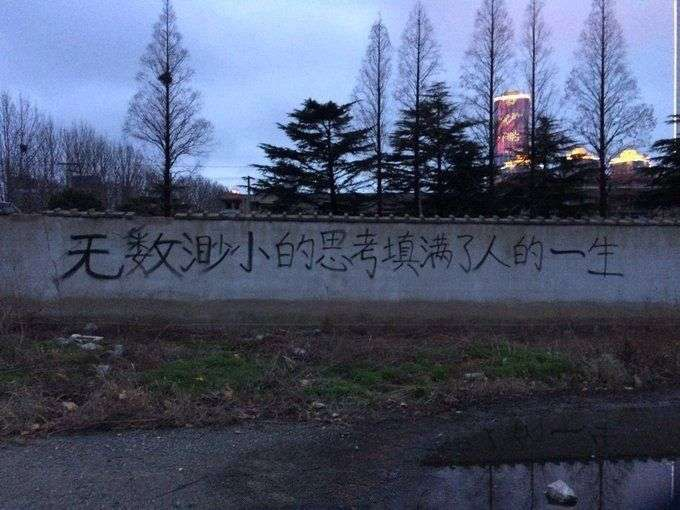
#> input picture 实验一彩色图像的直方图均衡化/4/4.jpg, 680 x 510 px, found by its file name
$ python lab2.py
#> lines starting #> are read from the running program, lines starting #| are printed output that depends on the picture
import cv2
import numpy as np
import matplotlib.pyplot as plt

def hist_equal(img, z_max=255):
    H, W = img.shape
    S = H * W * 1.
    out = img.copy()
    sum_h = 0.
    for i in range(1, 255):
        ind = np.where(img == i)
        sum_h += len(img[ind])
        z_prime = z_max / S * sum_h
        out[ind] = z_prime
    out = out.astype(np.uint8)
    return out


rgb_img = cv2.imread('4.jpg', cv2.IMREAD_COLOR)
#> rgb_img is the input picture: shape (510, 680, 3); mean B, G, R 108.5, 84.5, 76.3
# 进行颜色空间转换
hsi_img2 = cv2.cvtColor(rgb_img, cv2.COLOR_BGR2HSV)
#> hsi_img2: shape (510, 680, 3); mean H, S, V 114, 78.1, 109.1
myI=hsi_img2[:,:,2]
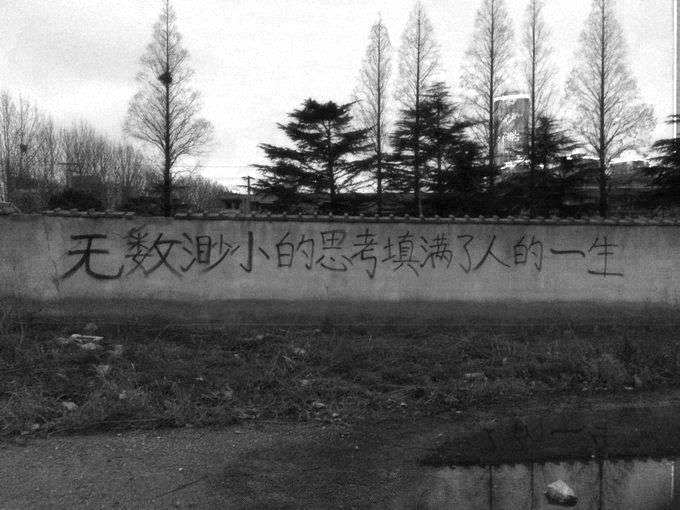
#> myI: shape (510, 680); min 0, max 255, mean 109.1
H=hsi_img2[:,:,0]
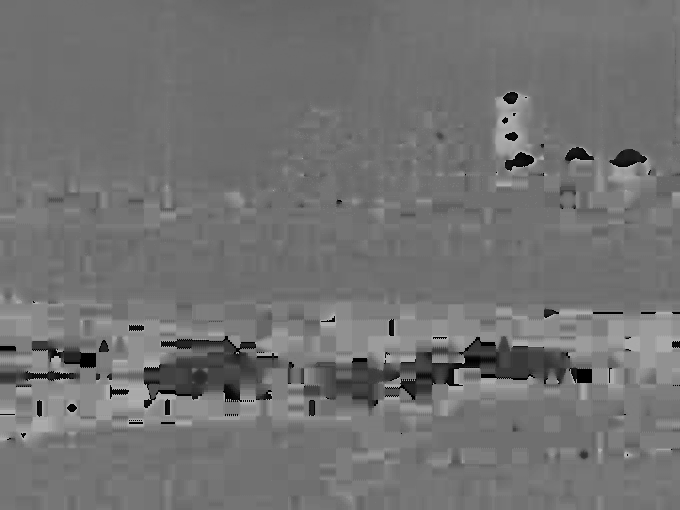
#> H: shape (510, 680); min 0, max 179, mean 114
S=hsi_img2[:,:,1]
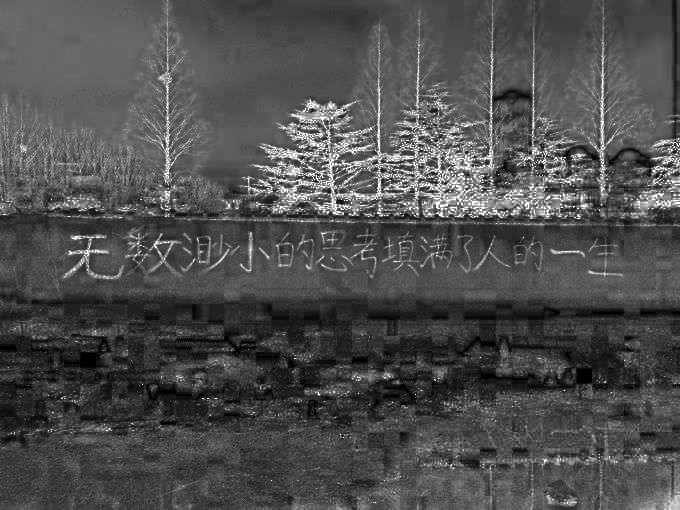
#> S: shape (510, 680); min 0, max 255, mean 78.1
temp=hist_equal(myI)
#> the loop in hist_equal, `for i in range(1, 255):` made 254 passes
#> (ind, sum_h, z_prime) on passes 1 to 3: (([204, 394], [560, 415]), 2, 0.00147), (16 positions, rows 173 to 208, columns 51 to 661, 18, 0.0132), (22 positions, rows 139 to 398, columns 61 to 662, 40, 0.0294)
#> after the loop in hist_equal, `for i in range(1, 255):`:
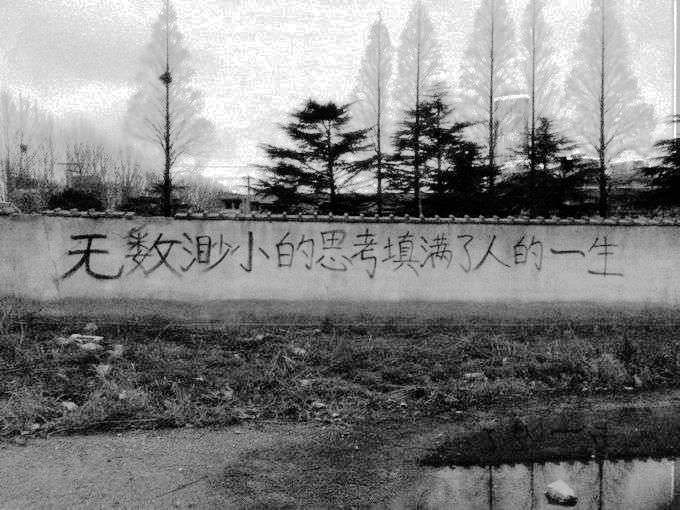
#> out: shape (510, 680); min 0, max 255, mean 128
#> after the loop in hist_equal, `for i in range(1, 255):`: sum_h = 335804
#自己编写函数的均衡化
plt.hist(myI.ravel(), 256)
plt.show()
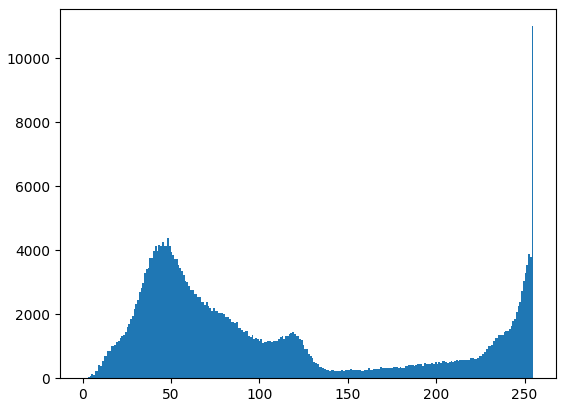
#> figure drawn by matplotlib, 1 panel; tallest bar 10994 high, from x = 254 to 255
plt.hist(temp.ravel(), 256)
plt.show()
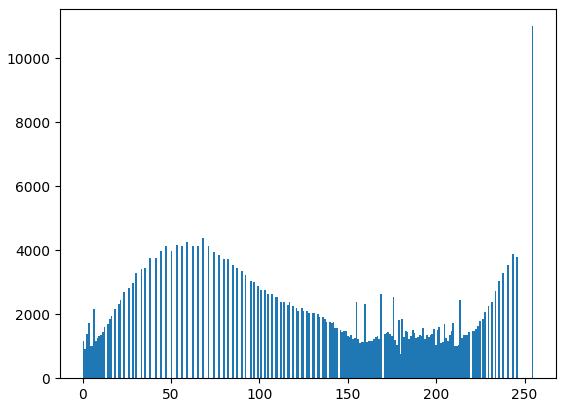
#> figure drawn by matplotlib, 1 panel; tallest bar 10994 high, from x = 254 to 255
ans=cv2.merge([H,S,temp])
#> ans: shape (510, 680, 3); mean H, S, V 114, 78.1, 128
res=cv2.cvtColor(ans,cv2.COLOR_HSV2BGR)
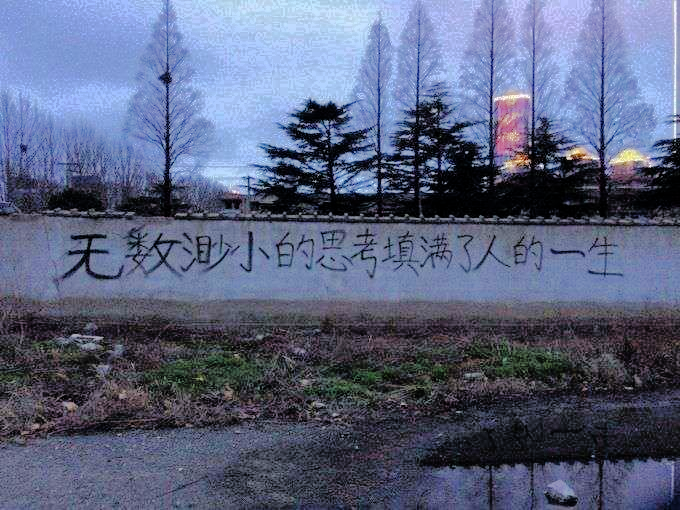
#> res: shape (510, 680, 3); mean B, G, R 127.2, 99, 90.3
cv2.imshow("ans",res)
cv2.imwrite("result4.jpg",res)
cv2.waitKey()
cv2.destroyAllWindows()
